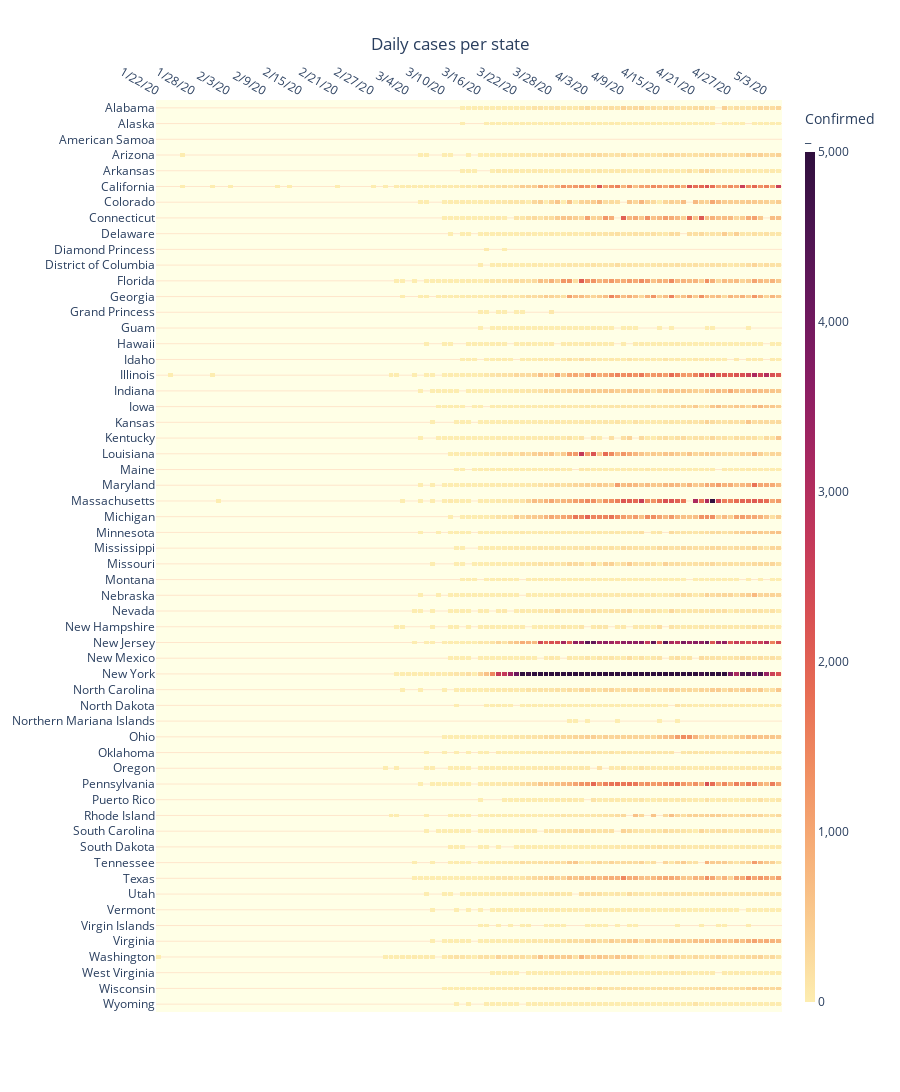

The cell this chart's notebook holds for it:
### Code cell
import plotly.graph_objects as go
import datetime
import numpy as np

z=values
x=dates
y=values.index #the sates

d=US_States_daily_d #deaths for the tooltip:.3f
f=US_States_daily_d
customdata = np.dstack((d, f))

fig = go.Figure(data=go.Heatmap(
        z=z,
        x=x,
        y=y,
        customdata=np.dstack((d, f)),
        hovertemplate='State: %{y}<br>Confirmed: <b> %{z:,.0f} </b> <br>Deaths: <b> %{customdata[0]:,.0f} </b> <extra></extra>',
        colorscale='matter',
        xgap=1,
        ygap=12,
        zmin=0,
        zmid=2500,
        zmax=5000,
        colorbar=dict(thickness=10, title='Confirmed <br>_', separatethousands=True),
        connectgaps=False
               )
        )

fig.update_layout(
        title='Daily cases per state',
        title_x=0.5,
        xaxis_nticks=18,
        yaxis_nticks=64,
        height=1800,
        paper_bgcolor='white', 
        plot_bgcolor='#ffffe6',
        hovermode="x unified",
        hoverlabel=dict(
                bgcolor="white", 
                font_size=16, 
                font_family="Arial",
                bordercolor='#b3b3b3'),
        dragmode=False) #disable panning so mobile apps can receive pinch to zoom events
    
fig.update_xaxes(side='top', fixedrange=True, 
                 showgrid=False,
                 spikethickness=0.4,
                 spikedash='solid',)

fig.update_yaxes(gridcolor='#ffe6cc')

fig.show(displayModeBar=False)
    
import plotly.io as pio
pio.write_html(fig, file='Index.html', auto_open=True)

### Figure 1 — Plotly figure (JSON) as saved in the notebook; plotly's stock layout.template omitted (floating-point values rounded to 4 significant figures; data arrays with more than 128 entries replaced by an {"elided": "..."} marker saying what was removed)
{"data": [{"colorbar": {"separatethousands": true, "thickness": 10, "title": {"text": "Confirmed <br>_"}}, "colorscale": [[0, "rgb(253, 237, 176)"], [0.09091, "rgb(250, 205, 145)"], [0.1818, "rgb(246, 173, 119)"], [0.2727, "rgb(240, 142, 98)"], [0.3636, "rgb(231, 109, 84)"], [0.4545, "rgb(216, 80, 83)"], [0.5455, "rgb(195, 56, 90)"], [0.6364, "rgb(168, 40, 96)"], [0.7273, "rgb(138, 29, 99)"], [0.8182, "rgb(107, 24, 93)"], [0.9091, "rgb(76, 21, 80)"], [1, "rgb(47, 15, 61)"]], "connectgaps": false, "customdata": {"elided": "58x105x2 int values"}, "hovertemplate": "State: %{y}<br>Confirmed: <b> %{z:,.0f} </b> <br>Deaths: <b> %{customdata[0]:,.0f} </b> <extra></extra>", "type": "heatmap", "x": ["1/22/20", "1/23/20", "1/24/20", "1/25/20", "1/26/20", "1/27/20", "1/28/20", "1/29/20", "1/30/20", "1/31/20", "2/1/20", "2/2/20", "2/3/20", "2/4/20", "2/5/20", "2/6/20", "2/7/20", "2/8/20", "2/9/20", "2/10/20", "2/11/20", "2/12/20", "2/13/20", "2/14/20", "2/15/20", "2/16/20", "2/17/20", "2/18/20", "2/19/20", "2/20/20", "2/21/20", "2/22/20", "2/23/20", "2/24/20", "2/25/20", "2/26/20", "2/27/20", "2/28/20", "2/29/20", "3/1/20", "3/2/20", "3/3/20", "3/4/20", "3/5/20", "3/6/20", "3/7/20", "3/8/20", "3/9/20", "3/10/20", "3/11/20", "3/12/20", "3/13/20", "3/14/20", "3/15/20", "3/16/20", "3/17/20", "3/18/20", "3/19/20", "3/20/20", "3/21/20", "3/22/20", "3/23/20", "3/24/20", "3/25/20", "3/26/20", "3/27/20", "3/28/20", "3/29/20", "3/30/20", "3/31/20", "4/1/20", "4/2/20", "4/3/20", "4/4/20", "4/5/20", "4/6/20", "4/7/20", "4/8/20", "4/9/20", "4/10/20", "4/11/20", "4/12/20", "4/13/20", "4/14/20", "4/15/20", "4/16/20", "4/17/20", "4/18/20", "4/19/20", "4/20/20", "4/21/20", "4/22/20", "4/23/20", "4/24/20", "4/25/20", "4/26/20", "4/27/20", "4/28/20", "4/29/20", "4/30/20", "5/1/20", "5/2/20", "5/3/20", "5/4/20", "5/5/20"], "xgap": 1, "y": ["Wyoming", "Wisconsin", "West Virginia", "Washington", "Virginia", "Virgin Islands", "Vermont", "Utah", "Texas", "Tennessee", "South Dakota", "South Carolina", "Rhode Island", "Puerto Rico", "Pennsylvania", "Oregon", "Oklahoma", "Ohio", "Northern Mariana Islands", "North Dakota", "North Carolina", "New York", "New Mexico", "New Jersey", "New Hampshire", "Nevada", "Nebraska", "Montana", "Missouri", "Mississippi", "Minnesota", "Michigan", "Massachusetts", "Maryland", "Maine", "Louisiana", "Kentucky", "Kansas", "Iowa", "Indiana", "Illinois", "Idaho", "Hawaii", "Guam", "Grand Princess", "Georgia", "Florida", "District of Columbia", "Diamond Princess", "Delaware", "Connecticut", "Colorado", "California", "Arkansas", "Arizona", "American Samoa", "Alaska", "Alabama"], "ygap": 12, "z": {"elided": "58x105 int values"}, "zmax": 5000, "zmid": 2500, "zmin": 0}], "layout": {"dragmode": false, "height": 1800, "hoverlabel": {"bgcolor": "white", "bordercolor": "#b3b3b3", "font": {"family": "Arial", "size": 16}}, "hovermode": "x unified", "paper_bgcolor": "white", "plot_bgcolor": "#ffffe6", "title": {"text": "Daily cases per state", "x": 0.5}, "xaxis": {"fixedrange": true, "nticks": 18, "showgrid": false, "side": "top", "spikedash": "solid", "spikethickness": 0.4}, "yaxis": {"gridcolor": "#ffe6cc", "nticks": 64}}}
